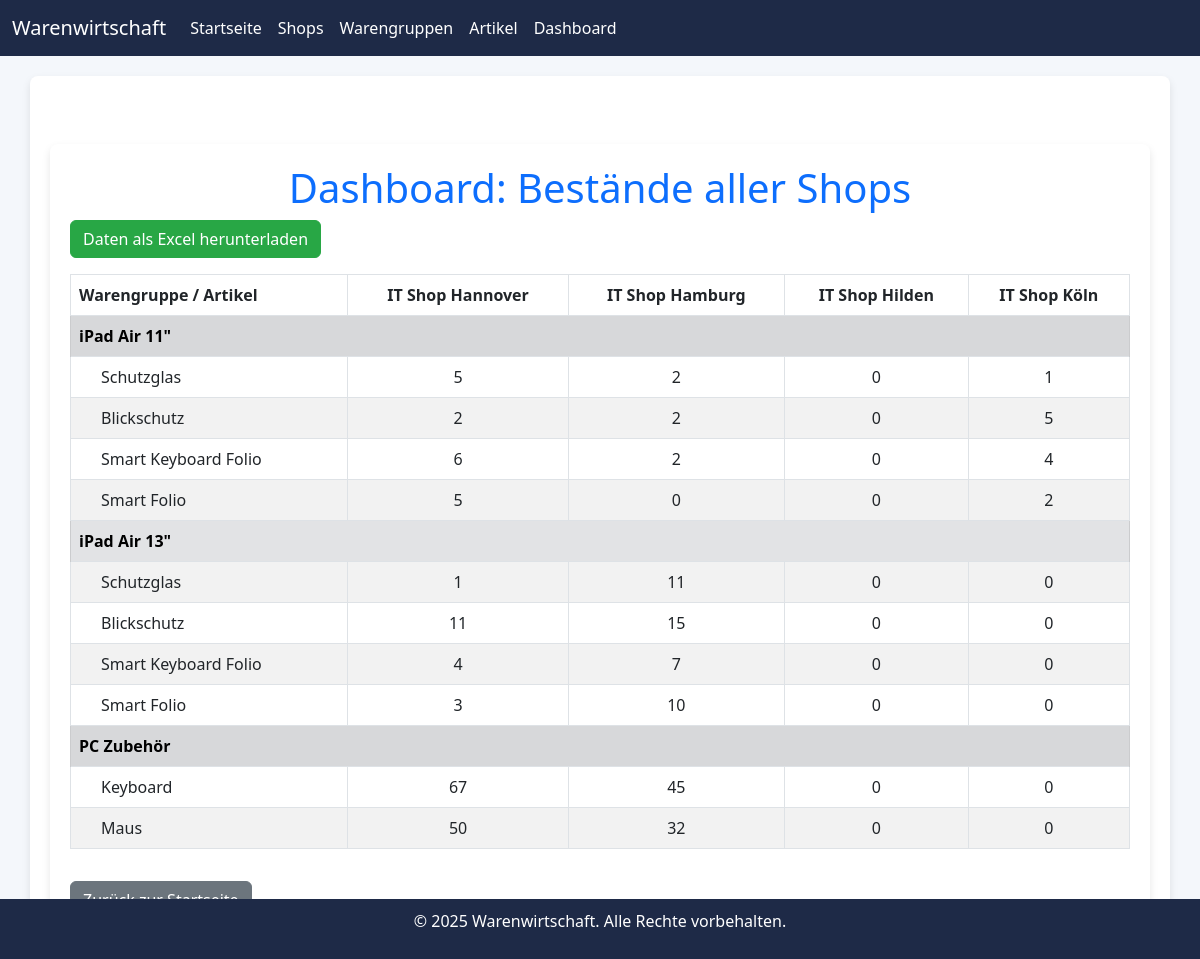
/dashboard, run on the app's committed database.
### app.py (models this page shows)
class Shop(db.Model):
    id = db.Column(db.Integer, primary_key=True)
    name = db.Column(db.String(100), nullable=False)
    stocks = db.relationship('Stock', backref='shop', lazy=True)

class Category(db.Model):
    id = db.Column(db.Integer, primary_key=True)
    name = db.Column(db.String(100), nullable=False)

class Item(db.Model):
    id = db.Column(db.Integer, primary_key=True)
    name = db.Column(db.String(100), nullable=False)
    category_id = db.Column(db.Integer, db.ForeignKey('category.id'), nullable=False)

### app.py (the view)
@app.route('/dashboard', methods=['GET'])
def dashboard():
    categories = Category.query.all()
    items = Item.query.all()
    shops = Shop.query.all()
    matrix = {}
    for category in categories:
        matrix[category.name] = {}
        category_items = [item for item in items if item.category_id == category.id]
        for item in category_items:
            matrix[category.name][item.name] = {}
            for shop in shops:
                stock = Stock.query.filter_by(shop_id=shop.id, item_id=item.id).first()
                matrix[category.name][item.name][shop.name] = stock.quantity if stock else 0
    return render_template('dashboard.html', matrix=matrix, shops=shops)

### templates/dashboard.html
{% extends "base.html" %}
{% block content %}
<div class="container mt-5">
    <h1 class="text-center text-primary">Dashboard: Bestände aller Shops</h1>
    <a href="{{ url_for('export_dashboard') }}" class="btn btn-success mb-3">Daten als Excel herunterladen</a>
    <table class="table table-bordered table-striped">
        <thead style="background-color: #007bff; color: white;">
            <tr>
                <th style="text-align: left;">Warengruppe / Artikel</th>
                {% for shop in shops %}
                <th style="text-align: center;">{{ shop.name }}</th>
                {% endfor %}
            </tr>
        </thead>
        <tbody>
            {% for category, items in matrix.items() %}
            <tr style="background-color: #f1f1f1;">
                <td colspan="{{ shops|length + 1 }}" class="table-secondary" style="text-align: left;">
                    <strong>{{ category }}</strong>
                </td>
            </tr>
            {% for item_name, shop_data in items.items() %}
            <tr>
                <td style="text-align: left; padding-left: 30px;">{{ item_name }}</td>
                {% for shop in shops %}
                <td style="text-align: center;">{{ shop_data[shop.name] }}</td>
                {% endfor %}
            </tr>
            {% endfor %}
            {% endfor %}
        </tbody>
    </table>
    <a href="/" class="btn btn-secondary mt-3">Zurück zur Startseite</a>
</div>
{% endblock %}

### templates/base.html (shortened to what this page needs)
<!DOCTYPE html>
<html lang="de">
<head>
    <link rel="stylesheet" href="https://cdn.jsdelivr.net/npm/bootstrap@5.3.0/dist/css/bootstrap.min.css">
</head>
<body>
    <nav class="navbar navbar-expand-lg navbar-dark">
        <div class="container-fluid">
            <a class="navbar-brand" href="/">Warenwirtschaft</a>
            <div class="collapse navbar-collapse" id="navbarNav">
                <ul class="navbar-nav">
                    <li class="nav-item">
                        <a class="nav-link" href="/">Startseite</a>
                    </li>
                    <li class="nav-item">
                        <a class="nav-link" href="/shops">Shops</a>
                    </li>
                    <li class="nav-item">
                        <a class="nav-link" href="/categories">Warengruppen</a>
                    </li>
                    <li class="nav-item">
                        <a class="nav-link" href="/items">Artikel</a>
                    </li>
                    <li class="nav-item">
                        <a class="nav-link" href="/dashboard">Dashboard</a>
                    </li>
                </ul>
            </div>
        </div>
    </nav>
    <div class="container">
        {% block content %}{% endblock %}
    </div>
    <footer class="footer">
        <p>&copy; 2025 Warenwirtschaft. Alle Rechte vorbehalten.</p>
    </footer>
</body>
</html>

### templates/base.html (style rules this page uses)
body { background-color: #f4f7fb; color: #333; }
.navbar { background-color: #1e2a47; }
.navbar-brand, .nav-link { color: white !important; }
.container { background-color: white; box-shadow: 0 4px 8px rgba(0, 0, 0, 0.1); border-radius: 8px; padding: 20px; margin-top: 20px; }
.btn-success { background-color: #28a745; border-color: #28a745; }
.table th, .table td { text-align: center; vertical-align: middle; }
.table-striped tbody tr:nth-child(odd) { background-color: #f9f9f9; }
.footer { background-color: #1e2a47; color: white; text-align: center; padding: 10px; position: absolute; width: 100%; bottom: 0; }

### data on the page
Shop: name "IT Shop Hannover", name "5", name "2", name "6", name "1", name "11", name "4", name "3", name "67", name "50"
Shop: name "IT Shop Hamburg", name "2", name "0", name "11", name "15", name "7", name "10", name "45", name "32"
Shop: name "IT Shop Hilden", name "0"
Shop: name "IT Shop Köln", name "1", name "5", name "4", name "2", name "0"
Category: name "iPad Air 11\""
Item: name "Schutzglas"
Item: name "Blickschutz"
Item: name "Smart Keyboard Folio"
Item: name "Smart Folio"
Category: name "iPad Air 13\""
Item: name "Schutzglas"
Item: name "Blickschutz"
Item: name "Smart Keyboard Folio"
Item: name "Smart Folio"
Category: name "PC Zubehör"
Item: name "Keyboard"
Item: name "Maus"
